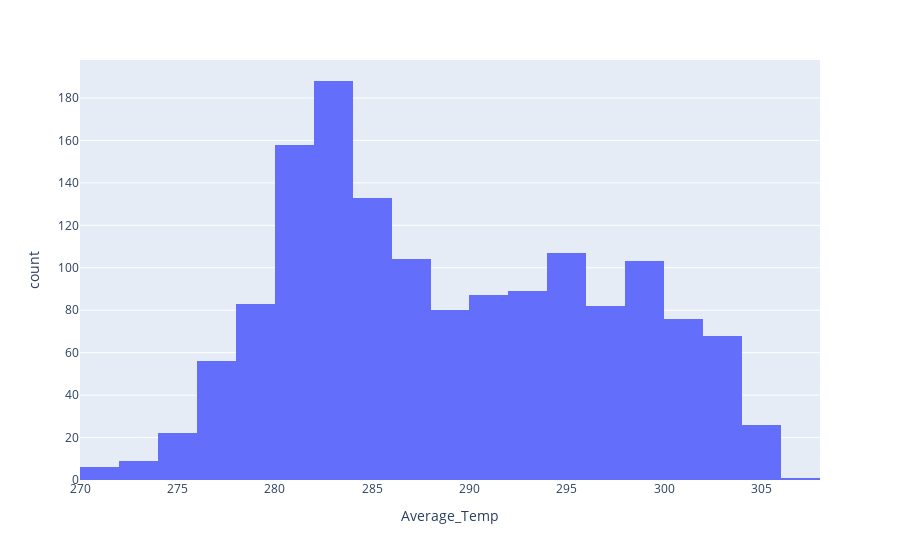

The cell this chart's notebook holds for it:
### Code cell
# Histogram of Average_Temp
fig = px.histogram(madrid, x='Average_Temp', nbins=20)
fig.show()

### Figure 1 — Plotly figure (JSON) as saved in the notebook; plotly's stock layout.template omitted (floating-point values rounded to 4 significant figures; data arrays with more than 128 entries replaced by an {"elided": "..."} marker saying what was removed)
{"data": [{"alignmentgroup": "True", "bingroup": "x", "hovertemplate": "Average_Temp=%{x}<br>count=%{y}<extra></extra>", "legendgroup": "", "marker": {"color": "#636efa", "pattern": {"shape": ""}}, "name": "", "nbinsx": 20, "offsetgroup": "", "orientation": "v", "showlegend": false, "type": "histogram", "x": {"elided": "1478 float values"}, "xaxis": "x", "yaxis": "y"}], "layout": {"autosize": true, "barmode": "relative", "legend": {"tracegroupgap": 0}, "margin": {"t": 60}, "xaxis": {"anchor": "y", "autorange": true, "domain": [0, 1], "range": [270, 308], "title": {"text": "Average_Temp"}, "type": "linear"}, "yaxis": {"anchor": "x", "autorange": true, "domain": [0, 1], "range": [0, 197.9], "title": {"text": "count"}}}}
